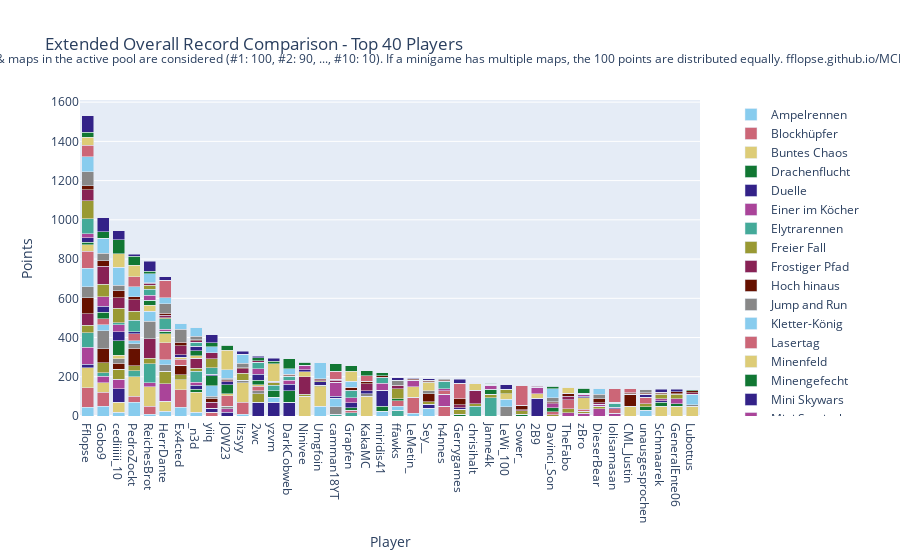

Write notebook code for a chart like this one.
### Code cell
import plotly.graph_objects as go

# Sum all columns to get the total score
outDf['Total'] = outDf.sum(axis=1)

# Sort by total score and fill N/A values with 0
outDf = outDf.sort_values(by='Total', ascending=False).fillna(0)

# Crop to top 10 players
cropDf = outDf.head(40).copy()

# Drop the 'Total' column for plotting
cropDf = cropDf.drop(columns=['Total'])

# Create a color palette
color_palette = px.colors.qualitative.Safe

# Create the stacked bar plot
fig = go.Figure()

for column in cropDf.columns.difference(['Player']):
    fig.add_trace(go.Bar(
        x=cropDf.index,
        y=cropDf[column],
        name=column,
        marker_color=color_palette[len(fig.data) % len(color_palette)]
    ))

# Update layout
fig.update_layout(
    barmode='stack',
    title='Extended Overall Record Comparison - Top 40 Players',
    xaxis=dict(title='Player'),
    yaxis=dict(title='Points'),
    #height=800,
    #width=1000,
    legend=dict(
        x=1.05,
        y=0.5,
        traceorder='normal',
        font=dict(size=12),
        bgcolor='rgba(255, 255, 255, 0)',
        bordercolor='rgba(0, 0, 0, 0)'
    ),
    margin=dict(r=200),  # Adjust right margin to make room for the legend
    annotations=[
        dict(
            x=0.5,
            y=1.1635,
            xref='paper',
            yref='paper',
            text='Max 100 points per minigame. Records #1 through #10 of games & maps in the active pool are considered (#1: 100, #2: 90, ..., #10: 10). If a minigame has multiple maps, the 100 points are distributed equally. fflopse.github.io/MCP-Records/data-analysis/global-ranking.ipynb',
            showarrow=False,
            font=dict(size=12),
            xanchor='center'
        )
    ]
)

fig.show()

# save the plot as an html file

fig.write_html('out/ext_overall_record_comparison.html')

### Figure 1 — Plotly figure (JSON) as saved in the notebook; plotly's stock layout.template omitted (floating-point values rounded to 4 significant figures)
{"data": [{"marker": {"color": "rgb(136, 204, 238)"}, "name": "Ampelrennen", "type": "bar", "x": ["Fflopse", "Gobo9", "cediiiiii_10", "PedroZockt", "ReichesBrot", "HerrDante", "Ex4cted", "_n3d", "yiiq", "JOW23", "lizsyy", "2wc", "yzvm", "DarkCobweb", "Ninivee", "Umgfoin", "camman18YT", "Grapfen", "KakaMC", "miridis41", "ffawks", "LeMetin_", "Sey__", "h4nnes", "Gerrygames", "chrisihalt", "Janne4k", "LeWi_100", "Sower_", "2B9", "Davinci_Son", "TheFabo", "zBro", "DieserBear", "lolisamasan", "CML_Justin", "unausgesprochen", "Schmaarek", "GeneralEnte06", "Lubottus"], "y": [45, 50, 20, 70, 10, 25, 45, 20, 0, 0, 10, 0, 0, 0, 0, 50, 0, 0, 0, 25, 0, 15, 40, 0, 0, 0, 0, 0, 0, 0, 0, 0, 0, 0, 0, 0, 30, 0, 0, 0]}, {"marker": {"color": "rgb(204, 102, 119)"}, "name": "Blockhüpfer", "type": "bar", "x": ["Fflopse", "Gobo9", "cediiiiii_10", "PedroZockt", "ReichesBrot", "HerrDante", "Ex4cted", "_n3d", "yiiq", "JOW23", "lizsyy", "2wc", "yzvm", "DarkCobweb", "Ninivee", "Umgfoin", "camman18YT", "Grapfen", "KakaMC", "miridis41", "ffawks", "LeMetin_", "Sey__", "h4nnes", "Gerrygames", "chrisihalt", "Janne4k", "LeWi_100", "Sower_", "2B9", "Davinci_Son", "TheFabo", "zBro", "DieserBear", "lolisamasan", "CML_Justin", "unausgesprochen", "Schmaarek", "GeneralEnte06", "Lubottus"], "y": [100, 70, 0, 30, 40, 0, 90, 0, 20, 0, 60, 0, 0, 0, 0, 0, 0, 0, 0, 0, 0, 80, 0, 50, 0, 0, 0, 0, 0, 0, 0, 0, 0, 0, 0, 0, 0, 0, 0, 0]}, {"marker": {"color": "rgb(221, 204, 119)"}, "name": "Buntes Chaos", "type": "bar", "x": ["Fflopse", "Gobo9", "cediiiiii_10", "PedroZockt", "ReichesBrot", "HerrDante", "Ex4cted", "_n3d", "yiiq", "JOW23", "lizsyy", "2wc", "yzvm", "DarkCobweb", "Ninivee", "Umgfoin", "camman18YT", "Grapfen", "KakaMC", "miridis41", "ffawks", "LeMetin_", "Sey__", "h4nnes", "Gerrygames", "chrisihalt", "Janne4k", "LeWi_100", "Sower_", "2B9", "Davinci_Son", "TheFabo", "zBro", "DieserBear", "lolisamasan", "CML_Justin", "unausgesprochen", "Schmaarek", "GeneralEnte06", "Lubottus"], "y": [100, 50, 50, 100, 100, 50, 50, 100, 0, 0, 100, 0, 0, 0, 100, 100, 0, 0, 100, 0, 0, 0, 0, 0, 0, 0, 0, 0, 0, 0, 0, 0, 0, 0, 0, 50, 0, 50, 50, 50]}, {"marker": {"color": "rgb(17, 119, 51)"}, "name": "Drachenflucht", "type": "bar", "x": ["Fflopse", "Gobo9", "cediiiiii_10", "PedroZockt", "ReichesBrot", "HerrDante", "Ex4cted", "_n3d", "yiiq", "JOW23", "lizsyy", "2wc", "yzvm", "DarkCobweb", "Ninivee", "Umgfoin", "camman18YT", "Grapfen", "KakaMC", "miridis41", "ffawks", "LeMetin_", "Sey__", "h4nnes", "Gerrygames", "chrisihalt", "Janne4k", "LeWi_100", "Sower_", "2B9", "Davinci_Son", "TheFabo", "zBro", "DieserBear", "lolisamasan", "CML_Justin", "unausgesprochen", "Schmaarek", "GeneralEnte06", "Lubottus"], "y": [0, 0, 0, 0, 0, 0, 0, 16, 0, 0, 0, 0, 0, 0, 0, 0, 0, 0, 0, 26, 0, 0, 0, 0, 10, 0, 0, 0, 8, 0, 0, 0, 0, 0, 0, 0, 16, 0, 0, 0]}, {"marker": {"color": "rgb(51, 34, 136)"}, "name": "Duelle", "type": "bar", "x": ["Fflopse", "Gobo9", "cediiiiii_10", "PedroZockt", "ReichesBrot", "HerrDante", "Ex4cted", "_n3d", "yiiq", "JOW23", "lizsyy", "2wc", "yzvm", "DarkCobweb", "Ninivee", "Umgfoin", "camman18YT", "Grapfen", "KakaMC", "miridis41", "ffawks", "LeMetin_", "Sey__", "h4nnes", "Gerrygames", "chrisihalt", "Janne4k", "LeWi_100", "Sower_", "2B9", "Davinci_Son", "TheFabo", "zBro", "DieserBear", "lolisamasan", "CML_Justin", "unausgesprochen", "Schmaarek", "GeneralEnte06", "Lubottus"], "y": [20, 0, 70, 0, 0, 0, 0, 20, 20, 20, 0, 70, 70, 70, 0, 0, 0, 0, 0, 80, 0, 0, 20, 0, 0, 0, 0, 0, 0, 90, 0, 0, 0, 0, 0, 0, 0, 0, 0, 0]}, {"marker": {"color": "rgb(170, 68, 153)"}, "name": "Einer im Köcher", "type": "bar", "x": ["Fflopse", "Gobo9", "cediiiiii_10", "PedroZockt", "ReichesBrot", "HerrDante", "Ex4cted", "_n3d", "yiiq", "JOW23", "lizsyy", "2wc", "yzvm", "DarkCobweb", "Ninivee", "Umgfoin", "camman18YT", "Grapfen", "KakaMC", "miridis41", "ffawks", "LeMetin_", "Sey__", "h4nnes", "Gerrygames", "chrisihalt", "Janne4k", "LeWi_100", "Sower_", "2B9", "Davinci_Son", "TheFabo", "zBro", "DieserBear", "lolisamasan", "CML_Justin", "unausgesprochen", "Schmaarek", "GeneralEnte06", "Lubottus"], "y": [86.67, 33.33, 46.67, 0, 20, 90, 0, 16.67, 0, 16.67, 0, 0, 0, 0, 0, 0, 0, 0, 0, 0, 0, 0, 0, 60, 0, 0, 0, 0, 0, 0, 0, 16.67, 13.33, 36.67, 13.33, 0, 0, 0, 0, 0]}, {"marker": {"color": "rgb(68, 170, 153)"}, "name": "Elytrarennen", "type": "bar", "x": ["Fflopse", "Gobo9", "cediiiiii_10", "PedroZockt", "ReichesBrot", "HerrDante", "Ex4cted", "_n3d", "yiiq", "JOW23", "lizsyy", "2wc", "yzvm", "DarkCobweb", "Ninivee", "Umgfoin", "camman18YT", "Grapfen", "KakaMC", "miridis41", "ffawks", "LeMetin_", "Sey__", "h4nnes", "Gerrygames", "chrisihalt", "Janne4k", "LeWi_100", "Sower_", "2B9", "Davinci_Son", "TheFabo", "zBro", "DieserBear", "lolisamasan", "CML_Justin", "unausgesprochen", "Schmaarek", "GeneralEnte06", "Lubottus"], "y": [73.33, 16.67, 0, 30, 96.67, 0, 0, 56.67, 0, 0, 0, 0, 0, 0, 0, 0, 10, 16.67, 0, 0, 30, 0, 0, 0, 0, 50, 93.33, 0, 0, 0, 0, 0, 0, 0, 0, 0, 0, 0, 0, 0]}, {"marker": {"color": "rgb(153, 153, 51)"}, "name": "Freier Fall", "type": "bar", "x": ["Fflopse", "Gobo9", "cediiiiii_10", "PedroZockt", "ReichesBrot", "HerrDante", "Ex4cted", "_n3d", "yiiq", "JOW23", "lizsyy", "2wc", "yzvm", "DarkCobweb", "Ninivee", "Umgfoin", "camman18YT", "Grapfen", "KakaMC", "miridis41", "ffawks", "LeMetin_", "Sey__", "h4nnes", "Gerrygames", "chrisihalt", "Janne4k", "LeWi_100", "Sower_", "2B9", "Davinci_Son", "TheFabo", "zBro", "DieserBear", "lolisamasan", "CML_Justin", "unausgesprochen", "Schmaarek", "GeneralEnte06", "Lubottus"], "y": [37.5, 52.5, 52.5, 25, 27.5, 62.5, 25, 15, 0, 0, 0, 42.5, 0, 0, 10, 7.5, 0, 0, 0, 0, 0, 0, 12.5, 0, 25, 12.5, 17.5, 0, 20, 0, 7.5, 20, 10, 12.5, 0, 0, 17.5, 0, 0, 0]}, {"marker": {"color": "rgb(136, 34, 85)"}, "name": "Frostiger Pfad", "type": "bar", "x": ["Fflopse", "Gobo9", "cediiiiii_10", "PedroZockt", "ReichesBrot", "HerrDante", "Ex4cted", "_n3d", "yiiq", "JOW23", "lizsyy", "2wc", "yzvm", "DarkCobweb", "Ninivee", "Umgfoin", "camman18YT", "Grapfen", "KakaMC", "miridis41", "ffawks", "LeMetin_", "Sey__", "h4nnes", "Gerrygames", "chrisihalt", "Janne4k", "LeWi_100", "Sower_", "2B9", "Davinci_Son", "TheFabo", "zBro", "DieserBear", "lolisamasan", "CML_Justin", "unausgesprochen", "Schmaarek", "GeneralEnte06", "Lubottus"], "y": [60, 0, 0, 0, 100, 0, 0, 50, 30, 0, 0, 0, 0, 0, 90, 0, 0, 0, 0, 0, 0, 0, 0, 0, 0, 70, 0, 0, 0, 0, 0, 0, 0, 0, 0, 0, 0, 0, 0, 0]}, {"marker": {"color": "rgb(102, 17, 0)"}, "name": "Hoch hinaus", "type": "bar", "x": ["Fflopse", "Gobo9", "cediiiiii_10", "PedroZockt", "ReichesBrot", "HerrDante", "Ex4cted", "_n3d", "yiiq", "JOW23", "lizsyy", "2wc", "yzvm", "DarkCobweb", "Ninivee", "Umgfoin", "camman18YT", "Grapfen", "KakaMC", "miridis41", "ffawks", "LeMetin_", "Sey__", "h4nnes", "Gerrygames", "chrisihalt", "Janne4k", "LeWi_100", "Sower_", "2B9", "Davinci_Son", "TheFabo", "zBro", "DieserBear", "lolisamasan", "CML_Justin", "unausgesprochen", "Schmaarek", "GeneralEnte06", "Lubottus"], "y": [80, 70, 30, 90, 0, 0, 50, 0, 20, 0, 0, 0, 0, 0, 0, 0, 0, 0, 0, 0, 0, 0, 40, 0, 0, 0, 0, 0, 0, 0, 0, 0, 0, 0, 0, 60, 0, 0, 0, 0]}, {"marker": {"color": "rgb(136, 136, 136)"}, "name": "Jump and Run", "type": "bar", "x": ["Fflopse", "Gobo9", "cediiiiii_10", "PedroZockt", "ReichesBrot", "HerrDante", "Ex4cted", "_n3d", "yiiq", "JOW23", "lizsyy", "2wc", "yzvm", "DarkCobweb", "Ninivee", "Umgfoin", "camman18YT", "Grapfen", "KakaMC", "miridis41", "ffawks", "LeMetin_", "Sey__", "h4nnes", "Gerrygames", "chrisihalt", "Janne4k", "LeWi_100", "Sower_", "2B9", "Davinci_Son", "TheFabo", "zBro", "DieserBear", "lolisamasan", "CML_Justin", "unausgesprochen", "Schmaarek", "GeneralEnte06", "Lubottus"], "y": [56.67, 93.33, 23.33, 23.33, 90, 33.33, 0, 0, 10, 13.33, 13.33, 16.67, 0, 0, 0, 0, 36.67, 0, 13.33, 0, 0, 0, 16.67, 0, 0, 0, 0, 46.67, 0, 0, 0, 0, 0, 0, 0, 0, 0, 0, 0, 6.667]}, {"marker": {"color": "rgb(136, 204, 238)"}, "name": "Kletter-König", "type": "bar", "x": ["Fflopse", "Gobo9", "cediiiiii_10", "PedroZockt", "ReichesBrot", "HerrDante", "Ex4cted", "_n3d", "yiiq", "JOW23", "lizsyy", "2wc", "yzvm", "DarkCobweb", "Ninivee", "Umgfoin", "camman18YT", "Grapfen", "KakaMC", "miridis41", "ffawks", "LeMetin_", "Sey__", "h4nnes", "Gerrygames", "chrisihalt", "Janne4k", "LeWi_100", "Sower_", "2B9", "Davinci_Son", "TheFabo", "zBro", "DieserBear", "lolisamasan", "CML_Justin", "unausgesprochen", "Schmaarek", "GeneralEnte06", "Lubottus"], "y": [95, 30, 0, 15, 50, 25, 0, 0, 55, 0, 0, 0, 25, 0, 0, 0, 45, 0, 0, 0, 20, 0, 0, 0, 0, 0, 0, 40, 0, 0, 0, 0, 0, 0, 0, 0, 0, 0, 0, 55]}, {"marker": {"color": "rgb(204, 102, 119)"}, "name": "Lasertag", "type": "bar", "x": ["Fflopse", "Gobo9", "cediiiiii_10", "PedroZockt", "ReichesBrot", "HerrDante", "Ex4cted", "_n3d", "yiiq", "JOW23", "lizsyy", "2wc", "yzvm", "DarkCobweb", "Ninivee", "Umgfoin", "camman18YT", "Grapfen", "KakaMC", "miridis41", "ffawks", "LeMetin_", "Sey__", "h4nnes", "Gerrygames", "chrisihalt", "Janne4k", "LeWi_100", "Sower_", "2B9", "Davinci_Son", "TheFabo", "zBro", "DieserBear", "lolisamasan", "CML_Justin", "unausgesprochen", "Schmaarek", "GeneralEnte06", "Lubottus"], "y": [86.67, 30, 0, 36.67, 0, 86.67, 30, 0, 0, 53.33, 0, 23.33, 0, 0, 0, 0, 0, 13.33, 0, 0, 26.67, 0, 0, 20, 0, 0, 0, 0, 0, 0, 13.33, 46.67, 10, 0, 23.33, 0, 33.33, 0, 0, 0]}, {"marker": {"color": "rgb(221, 204, 119)"}, "name": "Minenfeld", "type": "bar", "x": ["Fflopse", "Gobo9", "cediiiiii_10", "PedroZockt", "ReichesBrot", "HerrDante", "Ex4cted", "_n3d", "yiiq", "JOW23", "lizsyy", "2wc", "yzvm", "DarkCobweb", "Ninivee", "Umgfoin", "camman18YT", "Grapfen", "KakaMC", "miridis41", "ffawks", "LeMetin_", "Sey__", "h4nnes", "Gerrygames", "chrisihalt", "Janne4k", "LeWi_100", "Sower_", "2B9", "Davinci_Son", "TheFabo", "zBro", "DieserBear", "lolisamasan", "CML_Justin", "unausgesprochen", "Schmaarek", "GeneralEnte06", "Lubottus"], "y": [33.33, 0, 16.67, 0, 30, 46.67, 10, 13.33, 0, 10, 0, 6.667, 0, 0, 26.67, 0, 0, 0, 0, 0, 0, 53.33, 40, 0, 0, 33.33, 0, 26.67, 0, 23.33, 0, 0, 60, 0, 0, 0, 0, 0, 0, 0]}, {"marker": {"color": "rgb(17, 119, 51)"}, "name": "Minengefecht", "type": "bar", "x": ["Fflopse", "Gobo9", "cediiiiii_10", "PedroZockt", "ReichesBrot", "HerrDante", "Ex4cted", "_n3d", "yiiq", "JOW23", "lizsyy", "2wc", "yzvm", "DarkCobweb", "Ninivee", "Umgfoin", "camman18YT", "Grapfen", "KakaMC", "miridis41", "ffawks", "LeMetin_", "Sey__", "h4nnes", "Gerrygames", "chrisihalt", "Janne4k", "LeWi_100", "Sower_", "2B9", "Davinci_Son", "TheFabo", "zBro", "DieserBear", "lolisamasan", "CML_Justin", "unausgesprochen", "Schmaarek", "GeneralEnte06", "Lubottus"], "y": [12.5, 32.5, 75, 0, 25, 12.5, 0, 25, 50, 45, 0, 22.5, 35, 60, 0, 0, 0, 12.5, 0, 0, 12.5, 0, 0, 0, 0, 0, 25, 0, 0, 0, 22.5, 0, 0, 0, 0, 0, 0, 20, 12.5, 0]}, {"marker": {"color": "rgb(51, 34, 136)"}, "name": "Mini Skywars", "type": "bar", "x": ["Fflopse", "Gobo9", "cediiiiii_10", "PedroZockt", "ReichesBrot", "HerrDante", "Ex4cted", "_n3d", "yiiq", "JOW23", "lizsyy", "2wc", "yzvm", "DarkCobweb", "Ninivee", "Umgfoin", "camman18YT", "Grapfen", "KakaMC", "miridis41", "ffawks", "LeMetin_", "Sey__", "h4nnes", "Gerrygames", "chrisihalt", "Janne4k", "LeWi_100", "Sower_", "2B9", "Davinci_Son", "TheFabo", "zBro", "DieserBear", "lolisamasan", "CML_Justin", "unausgesprochen", "Schmaarek", "GeneralEnte06", "Lubottus"], "y": [21.67, 31.67, 45, 8.333, 0, 0, 11.67, 23.33, 8.333, 16.67, 0, 31.67, 0, 31.67, 8.333, 16.67, 8.333, 25, 16.67, 0, 0, 0, 0, 0, 6.667, 0, 0, 0, 0, 0, 0, 0, 6.667, 0, 8.333, 0, 13.33, 8.333, 0, 0]}, {"marker": {"color": "rgb(170, 68, 153)"}, "name": "Mini Survivalgames", "type": "bar", "x": ["Fflopse", "Gobo9", "cediiiiii_10", "PedroZockt", "ReichesBrot", "HerrDante", "Ex4cted", "_n3d", "yiiq", "JOW23", "lizsyy", "2wc", "yzvm", "DarkCobweb", "Ninivee", "Umgfoin", "camman18YT", "Grapfen", "KakaMC", "miridis41", "ffawks", "LeMetin_", "Sey__", "h4nnes", "Gerrygames", "chrisihalt", "Janne4k", "LeWi_100", "Sower_", "2B9", "Davinci_Son", "TheFabo", "zBro", "DieserBear", "lolisamasan", "CML_Justin", "unausgesprochen", "Schmaarek", "GeneralEnte06", "Lubottus"], "y": [20, 46.67, 36.67, 0, 26.67, 10, 0, 0, 0, 0, 0, 26.67, 0, 20, 20, 0, 73.33, 26.67, 0, 36.67, 0, 33.33, 0, 10, 0, 0, 20, 0, 0, 33.33, 20, 0, 10, 10, 0, 0, 0, 10, 26.67, 0]}, {"marker": {"color": "rgb(68, 170, 153)"}, "name": "Paintball", "type": "bar", "x": ["Fflopse", "Gobo9", "cediiiiii_10", "PedroZockt", "ReichesBrot", "HerrDante", "Ex4cted", "_n3d", "yiiq", "JOW23", "lizsyy", "2wc", "yzvm", "DarkCobweb", "Ninivee", "Umgfoin", "camman18YT", "Grapfen", "KakaMC", "miridis41", "ffawks", "LeMetin_", "Sey__", "h4nnes", "Gerrygames", "chrisihalt", "Janne4k", "LeWi_100", "Sower_", "2B9", "Davinci_Son", "TheFabo", "zBro", "DieserBear", "lolisamasan", "CML_Justin", "unausgesprochen", "Schmaarek", "GeneralEnte06", "Lubottus"], "y": [76.67, 0, 10, 60, 30, 53.33, 0, 20, 33.33, 0, 0, 33.33, 26.67, 20, 0, 0, 0, 33.33, 0, 26.67, 0, 0, 0, 36.67, 0, 0, 0, 0, 0, 0, 0, 0, 0, 0, 20, 0, 0, 0, 0, 0]}, {"marker": {"color": "rgb(153, 153, 51)"}, "name": "Pferderennen", "type": "bar", "x": ["Fflopse", "Gobo9", "cediiiiii_10", "PedroZockt", "ReichesBrot", "HerrDante", "Ex4cted", "_n3d", "yiiq", "JOW23", "lizsyy", "2wc", "yzvm", "DarkCobweb", "Ninivee", "Umgfoin", "camman18YT", "Grapfen", "KakaMC", "miridis41", "ffawks", "LeMetin_", "Sey__", "h4nnes", "Gerrygames", "chrisihalt", "Janne4k", "LeWi_100", "Sower_", "2B9", "Davinci_Son", "TheFabo", "zBro", "DieserBear", "lolisamasan", "CML_Justin", "unausgesprochen", "Schmaarek", "GeneralEnte06", "Lubottus"], "y": [91.67, 65, 73.33, 45, 20, 6.667, 0, 0, 45, 0, 35, 0, 13.33, 0, 0, 6.667, 0, 0, 0, 0, 50, 0, 3.333, 0, 0, 0, 0, 20, 0, 0, 0, 0, 0, 0, 0, 0, 0, 21.67, 21.67, 0]}, {"marker": {"color": "rgb(136, 34, 85)"}, "name": "Replika", "type": "bar", "x": ["Fflopse", "Gobo9", "cediiiiii_10", "PedroZockt", "ReichesBrot", "HerrDante", "Ex4cted", "_n3d", "yiiq", "JOW23", "lizsyy", "2wc", "yzvm", "DarkCobweb", "Ninivee", "Umgfoin", "camman18YT", "Grapfen", "KakaMC", "miridis41", "ffawks", "LeMetin_", "Sey__", "h4nnes", "Gerrygames", "chrisihalt", "Janne4k", "LeWi_100", "Sower_", "2B9", "Davinci_Son", "TheFabo", "zBro", "DieserBear", "lolisamasan", "CML_Justin", "unausgesprochen", "Schmaarek", "GeneralEnte06", "Lubottus"], "y": [56.7, 91.36, 53.4, 60.1, 10.97, 11.26, 46.99, 7.379, 31.07, 5.437, 21.65, 7.476, 3.01, 4.757, 2.816, 2.816, 7.961, 4.466, 35.63, 3.981, 15.53, 3.981, 3.01, 2.816, 16.02, 3.204, 4.951, 2.136, 4.951, 4.951, 5.243, 16.41, 3.592, 9.223, 3.01, 4.175, 4.175, 2.816, 3.204, 6.117]}, {"marker": {"color": "rgb(102, 17, 0)"}, "name": "Sammelwahn", "type": "bar", "x": ["Fflopse", "Gobo9", "cediiiiii_10", "PedroZockt", "ReichesBrot", "HerrDante", "Ex4cted", "_n3d", "yiiq", "JOW23", "lizsyy", "2wc", "yzvm", "DarkCobweb", "Ninivee", "Umgfoin", "camman18YT", "Grapfen", "KakaMC", "miridis41", "ffawks", "LeMetin_", "Sey__", "h4nnes", "Gerrygames", "chrisihalt", "Janne4k", "LeWi_100", "Sower_", "2B9", "Davinci_Son", "TheFabo", "zBro", "DieserBear", "lolisamasan", "CML_Justin", "unausgesprochen", "Schmaarek", "GeneralEnte06", "Lubottus"], "y": [20.5, 27.5, 35, 15.5, 3.25, 10, 16.75, 4.25, 0, 3.5, 5, 0, 4, 5.5, 2, 6.75, 6, 15.25, 10.75, 7, 2.75, 3, 7.75, 4.75, 30.5, 3.25, 0, 0, 21.75, 2.5, 3.25, 17.25, 3.5, 20.25, 1, 4.75, 3.25, 9.25, 9.75, 10.25]}, {"marker": {"color": "rgb(136, 136, 136)"}, "name": "Schießstand", "type": "bar", "x": ["Fflopse", "Gobo9", "cediiiiii_10", "PedroZockt", "ReichesBrot", "HerrDante", "Ex4cted", "_n3d", "yiiq", "JOW23", "lizsyy", "2wc", "yzvm", "DarkCobweb", "Ninivee", "Umgfoin", "camman18YT", "Grapfen", "KakaMC", "miridis41", "ffawks", "LeMetin_", "Sey__", "h4nnes", "Gerrygames", "chrisihalt", "Janne4k", "LeWi_100", "Sower_", "2B9", "Davinci_Son", "TheFabo", "zBro", "DieserBear", "lolisamasan", "CML_Justin", "unausgesprochen", "Schmaarek", "GeneralEnte06", "Lubottus"], "y": [72.5, 40, 30, 0, 0, 50, 67.5, 20, 0, 7.5, 25, 0, 0, 0, 0, 0, 0, 0, 0, 0, 25, 0, 0, 5, 0, 0, 0, 0, 0, 0, 22.5, 0, 0, 22.5, 0, 0, 20, 0, 0, 0]}, {"marker": {"color": "rgb(136, 204, 238)"}, "name": "Spleef", "type": "bar", "x": ["Fflopse", "Gobo9", "cediiiiii_10", "PedroZockt", "ReichesBrot", "HerrDante", "Ex4cted", "_n3d", "yiiq", "JOW23", "lizsyy", "2wc", "yzvm", "DarkCobweb", "Ninivee", "Umgfoin", "camman18YT", "Grapfen", "KakaMC", "miridis41", "ffawks", "LeMetin_", "Sey__", "h4nnes", "Gerrygames", "chrisihalt", "Janne4k", "LeWi_100", "Sower_", "2B9", "Davinci_Son", "TheFabo", "zBro", "DieserBear", "lolisamasan", "CML_Justin", "unausgesprochen", "Schmaarek", "GeneralEnte06", "Lubottus"], "y": [75, 75, 90, 50, 45, 30, 30, 45, 30, 45, 45, 0, 0, 30, 0, 80, 0, 30, 0, 0, 0, 0, 0, 0, 0, 0, 0, 0, 0, 0, 45, 0, 0, 30, 0, 0, 0, 0, 0, 0]}, {"marker": {"color": "rgb(204, 102, 119)"}, "name": "Todeswürfel", "type": "bar", "x": ["Fflopse", "Gobo9", "cediiiiii_10", "PedroZockt", "ReichesBrot", "HerrDante", "Ex4cted", "_n3d", "yiiq", "JOW23", "lizsyy", "2wc", "yzvm", "DarkCobweb", "Ninivee", "Umgfoin", "camman18YT", "Grapfen", "KakaMC", "miridis41", "ffawks", "LeMetin_", "Sey__", "h4nnes", "Gerrygames", "chrisihalt", "Janne4k", "LeWi_100", "Sower_", "2B9", "Davinci_Son", "TheFabo", "zBro", "DieserBear", "lolisamasan", "CML_Justin", "unausgesprochen", "Schmaarek", "GeneralEnte06", "Lubottus"], "y": [60, 0, 0, 50, 0, 90, 0, 0, 0, 0, 0, 0, 0, 0, 0, 0, 40, 0, 30, 0, 0, 0, 0, 0, 80, 0, 0, 0, 100, 0, 0, 0, 0, 0, 70, 20, 0, 0, 0, 0]}, {"marker": {"color": "rgb(221, 204, 119)"}, "name": "Waffenfolge", "type": "bar", "x": ["Fflopse", "Gobo9", "cediiiiii_10", "PedroZockt", "ReichesBrot", "HerrDante", "Ex4cted", "_n3d", "yiiq", "JOW23", "lizsyy", "2wc", "yzvm", "DarkCobweb", "Ninivee", "Umgfoin", "camman18YT", "Grapfen", "KakaMC", "miridis41", "ffawks", "LeMetin_", "Sey__", "h4nnes", "Gerrygames", "chrisihalt", "Janne4k", "LeWi_100", "Sower_", "2B9", "Davinci_Son", "TheFabo", "zBro", "DieserBear", "lolisamasan", "CML_Justin", "unausgesprochen", "Schmaarek", "GeneralEnte06", "Lubottus"], "y": [40, 0, 70, 60, 0, 0, 0, 0, 0, 100, 0, 0, 90, 0, 0, 0, 0, 50, 0, 0, 0, 0, 0, 0, 0, 0, 0, 0, 0, 0, 0, 30, 0, 0, 0, 0, 0, 0, 0, 0]}, {"marker": {"color": "rgb(17, 119, 51)"}, "name": "Walls", "type": "bar", "x": ["Fflopse", "Gobo9", "cediiiiii_10", "PedroZockt", "ReichesBrot", "HerrDante", "Ex4cted", "_n3d", "yiiq", "JOW23", "lizsyy", "2wc", "yzvm", "DarkCobweb", "Ninivee", "Umgfoin", "camman18YT", "Grapfen", "KakaMC", "miridis41", "ffawks", "LeMetin_", "Sey__", "h4nnes", "Gerrygames", "chrisihalt", "Janne4k", "LeWi_100", "Sower_", "2B9", "Davinci_Son", "TheFabo", "zBro", "DieserBear", "lolisamasan", "CML_Justin", "unausgesprochen", "Schmaarek", "GeneralEnte06", "Lubottus"], "y": [25, 32.5, 70, 45, 12.5, 0, 0, 0, 20, 25, 0, 15, 12.5, 50, 15, 0, 40, 30, 25, 15, 0, 0, 0, 0, 0, 0, 5, 0, 0, 0, 12.5, 0, 25, 0, 0, 0, 0, 0, 0, 5]}, {"marker": {"color": "rgb(51, 34, 136)"}, "name": "Wettrennen", "type": "bar", "x": ["Fflopse", "Gobo9", "cediiiiii_10", "PedroZockt", "ReichesBrot", "HerrDante", "Ex4cted", "_n3d", "yiiq", "JOW23", "lizsyy", "2wc", "yzvm", "DarkCobweb", "Ninivee", "Umgfoin", "camman18YT", "Grapfen", "KakaMC", "miridis41", "ffawks", "LeMetin_", "Sey__", "h4nnes", "Gerrygames", "chrisihalt", "Janne4k", "LeWi_100", "Sower_", "2B9", "Davinci_Son", "TheFabo", "zBro", "DieserBear", "lolisamasan", "CML_Justin", "unausgesprochen", "Schmaarek", "GeneralEnte06", "Lubottus"], "y": [84, 72, 48, 10, 52, 16, 0, 0, 42, 0, 14, 8, 14, 0, 0, 0, 0, 0, 0, 0, 12, 4, 6, 0, 20, 0, 0, 24, 0, 0, 0, 0, 0, 0, 0, 0, 0, 14, 12, 0]}], "layout": {"annotations": [{"font": {"size": 12}, "showarrow": false, "text": "Max 100 points per minigame. Records #1 through #10 of games & maps in the active pool are considered (#1: 100, #2: 90, ..., #10: 10). If a minigame has multiple maps, the 100 points are distributed equally. fflopse.github.io/MCP-Records/data-analysis/global-ranking.ipynb", "x": 0.5, "xanchor": "center", "xref": "paper", "y": 1.163, "yref": "paper"}], "barmode": "stack", "legend": {"bgcolor": "rgba(255, 255, 255, 0)", "bordercolor": "rgba(0, 0, 0, 0)", "font": {"size": 12}, "traceorder": "normal", "x": 1.05, "y": 0.5}, "margin": {"r": 200}, "title": {"text": "Extended Overall Record Comparison - Top 40 Players"}, "xaxis": {"title": {"text": "Player"}}, "yaxis": {"title": {"text": "Points"}}}}
